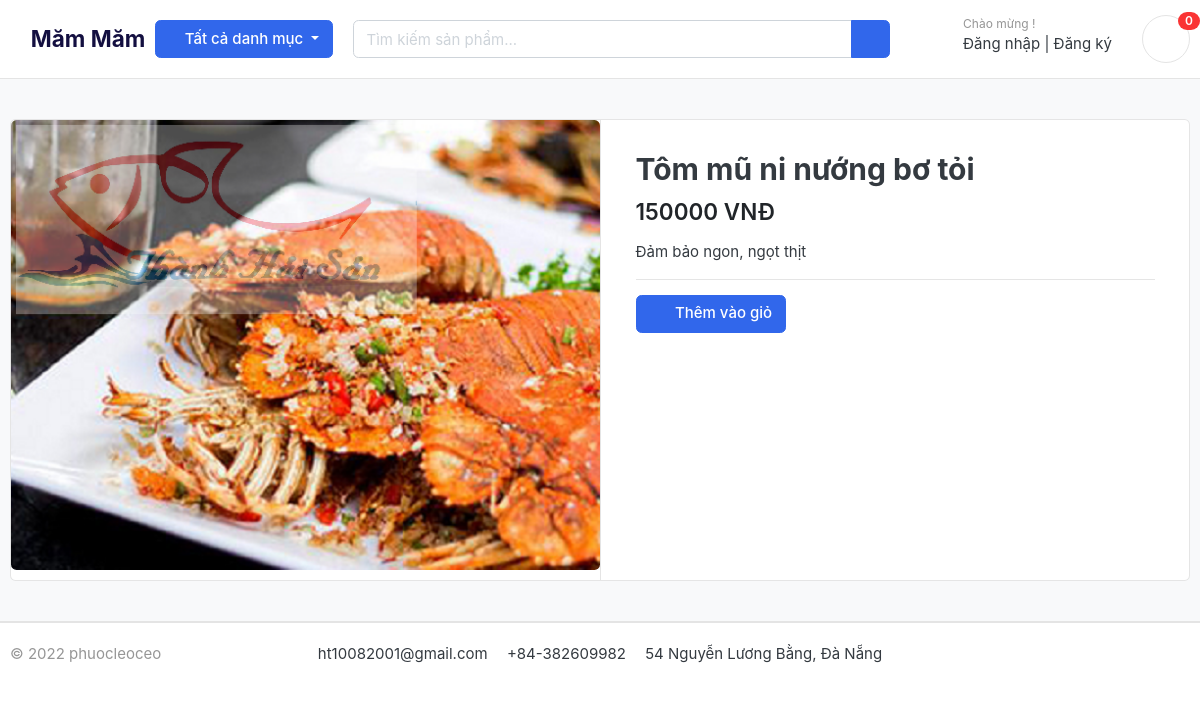
/product/detail/tom-mu-ni-nuong-bo-toi, run on the app's committed database.
### product/models.py (models this page shows, shortened)
class Product(models.Model):
    name = models.CharField(max_length=100, unique=True)
    slug = models.SlugField(max_length=50, unique=True, allow_unicode=True)
    price = models.IntegerField()
    description = models.TextField(max_length=500, blank=True)
    image = models.ImageField(upload_to='photos/products')
    is_available = models.BooleanField(default=True)
    created_date = models.DateTimeField(auto_now_add=True)
    modified_date = models.DateTimeField(auto_now=True)
    category = models.ForeignKey(Category, on_delete=models.CASCADE)
    class Meta:
        verbose_name = "product"
        verbose_name_plural = "products"

### product/views.py (the view)
# urls.py: path("detail/<slug:product_slug>", views.detail, name="product_detail"),
def detail(request, product_slug):
    try:
        product = Product.objects.get(slug=product_slug)
    except Exception as e:
        raise e
    return render(request=request, template_name="product/detail.html",
                  context={"product": product})

### cart/context_processors.py (called while the page is built)
def cart_count(request):
    cart_count_badge = 0
    if "admin" in request.path:
        return {}
    else:
        try:
            cart = Cart.objects.filter(cart_id=cart_id_from_session(request))
            if request.user.is_authenticated:
                cart_items = CartItem.objects.all().filter(user=request.user)
            else:
                cart_items = CartItem.objects.all().filter(cart=cart[:1])
            cart_count_badge = cart_items.count()
        except Cart.DoesNotExist:
            cart_count_badge = 0
    return dict(cart_count_badge=cart_count_badge)

### cart/views.py (called while the page is built)
def cart_id_from_session(request):
    cart_id = request.session.session_key
    if not cart_id:
        cart_id = request.session.create()
    return cart_id

### category/context_processors.py (called while the page is built)
def header_menu_links(request):
    links = Category.objects.all()
    return dict(links=links)

### category/models.py (called while the page is built)
    def get_product(self):
        return reverse("product_by_category", args=[self.slug])

### templates/product/detail.html
{% extends 'base.html' %}
{% block content %}
<section class="section-content padding-y bg">
    <div class="container">
        <div class="card">
            <div class="row no-gutters">
                <aside class="col-md-6">
                    <article class="gallery-wrap">
                        <div class="img-big-wrap">
                            <a href="#">
                                <img src="{{ product.image.url }}">
                            </a>
                        </div>
                    </article>
                </aside>
                <main class="col-md-6 border-left">
                    <article class="content-body">
                        <h2 class="title">{{ product.name }}</h2>
                        <div class="mb-3">
                            <var class="price h4">{{ product.price }} VNĐ</var>
                        </div>
                        <p>{{ product.description }}</p>
                        <hr>
                        <a href="{% url 'add_to_cart' product.id %}" class="btn  btn-primary">
                            <i class="fas fa-cart-plus"></i>
                            <span class="text">Thêm vào giỏ</span>
                        </a>
                    </article>
                </main>
            </div>
        </div>
    </div>
</section>
{% endblock content %}

### foodapp/static/css/ui.css (style rules this page uses)
html { font-family: "Inter", sans-serif; font-size: 15px; }
.content-body { flex: 1 1 auto; padding: 2rem 2.3rem; }
.padding-y { padding-top: 40px; padding-bottom: 40px; }
var { font-style: normal; }
article:after, .form-group:after { display: block; clear: both; content: ""; }
.bg { background-color: #f8f9fa; }
.btn i+.text { margin-left: 10px; }
.price { font-weight: 600; color: #212529; }
.gallery-wrap .img-big-wrap { margin-bottom: 10px; border-radius: 0.37rem; overflow: hidden; background-color: #fff; }
.gallery-wrap .img-big-wrap a { text-align: center; display: block; }
.gallery-wrap .img-big-wrap img { height: 450px; width: auto; display: inline-block; }

### data on the page
Product: image (picture), name "Tôm mũ ni nướng bơ tỏi", price "150000", description "Đảm bảo ngon, ngọt thịt"

### other printed values
{{ cart_count_badge }} "0"
